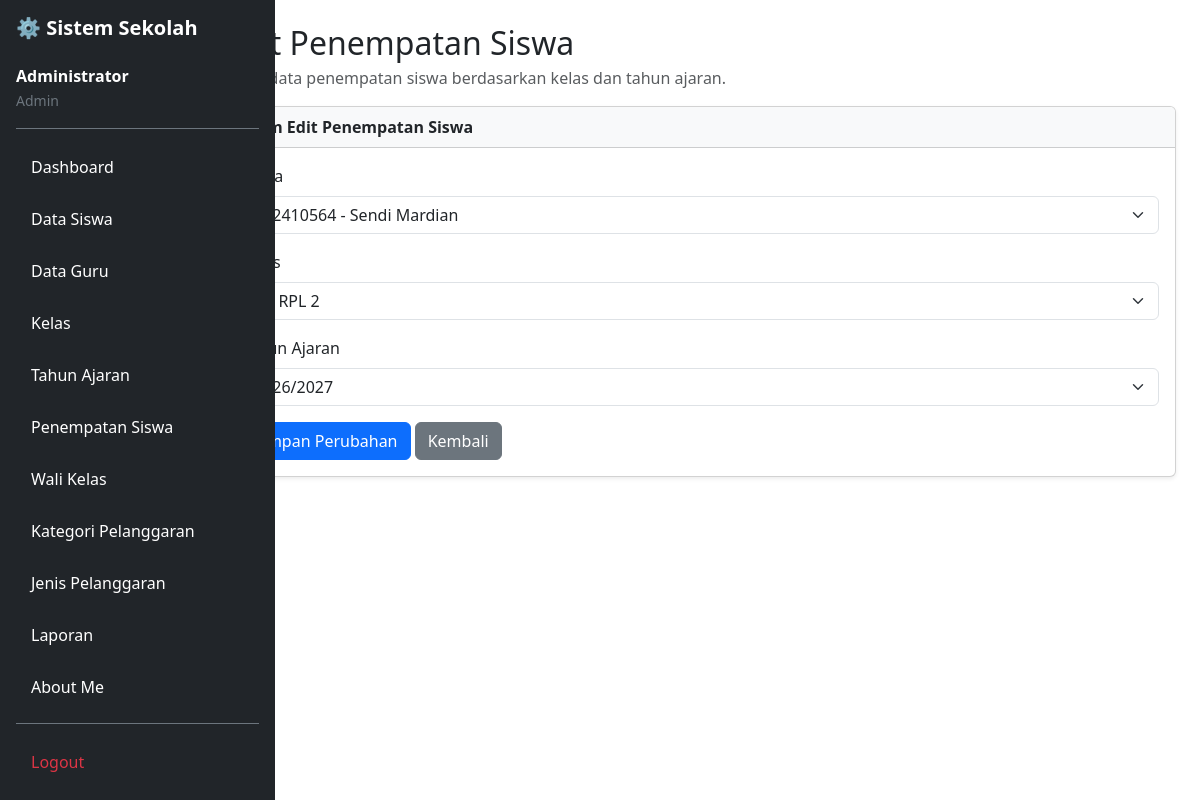
Screenshot of /edit_penempatan.php?id=45 (signed in) with the database file from the repository.
### tables this page shows
CREATE TABLE `t_kelas_siswa` (
  `id` int(11) NOT NULL,
  `siswa_id` int(11) DEFAULT NULL,
  `tahun_ajaran_id` int(11) DEFAULT NULL,
  `kelas_id` int(11) DEFAULT NULL,
  `tanggal_mulai` date NOT NULL,
  `tanggal_selesai` date NOT NULL,
  `status_aktif` tinyint(1) NOT NULL,
  `created_at` timestamp NOT NULL DEFAULT current_timestamp(),
  `updated_at` timestamp NOT NULL DEFAULT current_timestamp()
);

CREATE TABLE `t_siswa` (
  `id` int(11) NOT NULL,
  `nis` varchar(10) DEFAULT NULL,
  `nisn` varchar(10) NOT NULL,
  `nama` varchar(150) DEFAULT NULL,
  `jenis_kelamin` char(1) NOT NULL,
  `tanggal_lahir` date NOT NULL,
  `alamat` text NOT NULL,
  `status_aktif` tinyint(1) NOT NULL,
  `created_at` timestamp NOT NULL DEFAULT current_timestamp(),
  `updated_at` timestamp NOT NULL DEFAULT current_timestamp()
);

CREATE TABLE `t_kelas` (
  `id` int(11) NOT NULL,
  `nama` varchar(100) DEFAULT NULL,
  `tingkat` varchar(20) NOT NULL,
  `jurusan` varchar(100) NOT NULL,
  `status_aktif` tinyint(1) NOT NULL,
  `created_at` timestamp NOT NULL DEFAULT current_timestamp(),
  `updated_at` timestamp NOT NULL DEFAULT current_timestamp()
);

CREATE TABLE `t_tahun_ajaran` (
  `id` int(11) NOT NULL,
  `nama` varchar(20) DEFAULT NULL,
  `tanggal_mulai` date NOT NULL,
  `tanggal_selesai` date NOT NULL,
  `status_aktif` tinyint(1) NOT NULL,
  `created_at` timestamp NOT NULL DEFAULT current_timestamp(),
  `updated_at` timestamp NOT NULL DEFAULT current_timestamp()
);

### edit_penempatan.php (the view, shortened to what this page needs)
<?php
include 'config/koneksi.php';
$id = (int) ($_GET['id'] ?? $_POST['id'] ?? 0);
$stmt = mysqli_prepare(
    $koneksi,
    "SELECT * FROM t_kelas_siswa WHERE id = ?"
);
mysqli_stmt_bind_param($stmt, "i", $id);
mysqli_stmt_execute($stmt);
$result = mysqli_stmt_get_result($stmt);
$data = mysqli_fetch_assoc($result);
$siswa = mysqli_query(
    $koneksi,
    "SELECT id, nis, nama FROM t_siswa ORDER BY nama ASC"
);
$kelas = mysqli_query(
    $koneksi,
    "SELECT id, nama FROM t_kelas ORDER BY nama ASC"
);
$tahun = mysqli_query(
    $koneksi,
    "SELECT id, nama FROM t_tahun_ajaran ORDER BY id DESC"
);
?>
<!DOCTYPE html>
<html lang="id">
<head>
    <link href="https://cdn.jsdelivr.net/npm/bootstrap@5.3.8/dist/css/bootstrap.min.css"
          rel="stylesheet">
</head>
<body>
<div class="container-fluid">
    <div class="row">
        <?php include 'layout/sidebar.php'; ?>
        <main class="col-md-9 col-lg-10 offset-md-3 offset-lg-2 p-4">
            <h2 class="mb-1">Edit Penempatan Siswa</h2>
            <p class="text-muted">
                Ubah data penempatan siswa berdasarkan kelas dan tahun ajaran.
            </p>
            <div class="card shadow-sm">
                <div class="card-header bg-light fw-bold">
                    Form Edit Penempatan Siswa
                </div>
                <div class="card-body">
                    <form method="POST"
                          action="edit_penempatan.php?id=<?= $id ?>">
                        <div class="mb-3">
                            <label class="form-label">Siswa</label>
                            <select name="siswa_id" class="form-select" required>
                                <?php while ($row = mysqli_fetch_assoc($siswa)): ?>
                                    <option
                                        value="<?= (int) $row['id'] ?>"
                                        <?= ($data['siswa_id'] == $row['id']) ? 'selected' : '' ?>
                                    >
                                        <?= htmlspecialchars($row['nis'] . ' - ' . $row['nama'], ENT_QUOTES, 'UTF-8') ?>
                                    </option>
                                <?php endwhile; ?>
                            </select>
                        </div>
                        <div class="mb-3">
                            <label class="form-label">Kelas</label>
                            <select name="kelas_id" class="form-select" required>
                                <?php while ($row = mysqli_fetch_assoc($kelas)): ?>
                                    <option
                                        value="<?= (int) $row['id'] ?>"
                                        <?= ($data['kelas_id'] == $row['id']) ? 'selected' : '' ?>
                                    >
                                        <?= htmlspecialchars($row['nama'], ENT_QUOTES, 'UTF-8') ?>
                                    </option>
                                <?php endwhile; ?>
                            </select>
                        </div>
                        <div class="mb-3">
                            <label class="form-label">Tahun Ajaran</label>
                            <select name="tahun_ajaran_id" class="form-select" required>
                                <?php while ($row = mysqli_fetch_assoc($tahun)): ?>
                                    <option
                                        value="<?= (int) $row['id'] ?>"
                                        <?= ($data['tahun_ajaran_id'] == $row['id']) ? 'selected' : '' ?>
                                    >
                                        <?= htmlspecialchars($row['nama'], ENT_QUOTES, 'UTF-8') ?>
                                    </option>
                                <?php endwhile; ?>
                            </select>
                        </div>
                        <button type="submit" class="btn btn-primary">
                            Simpan Perubahan
                        </button>
                        <a href="penempatan_siswa.php" class="btn btn-secondary">
                            Kembali
                        </a>
                    </form>
                </div>
            </div>
        </main>
    </div>
</div>
</body>
</html>

### rows the page displays
t_kelas_siswa: siswa_id "102410564 - Sendi Mardian", kelas_id "XII RPL 2", tahun_ajaran_id "2026/2027"

### other values shown
$_SESSION['name'] "Administrator"
str_replace('_', ' ', $role) "Admin"
$item[0] "Dashboard"
$item[0] "Data Siswa"
$item[0] "Data Guru"
$item[0] "Kelas"
$item[0] "Tahun Ajaran"
$item[0] "Penempatan Siswa"
$item[0] "Wali Kelas"
$item[0] "Kategori Pelanggaran"
$item[0] "Jenis Pelanggaran"
$item[0] "Laporan"
$item[0] "About Me"
